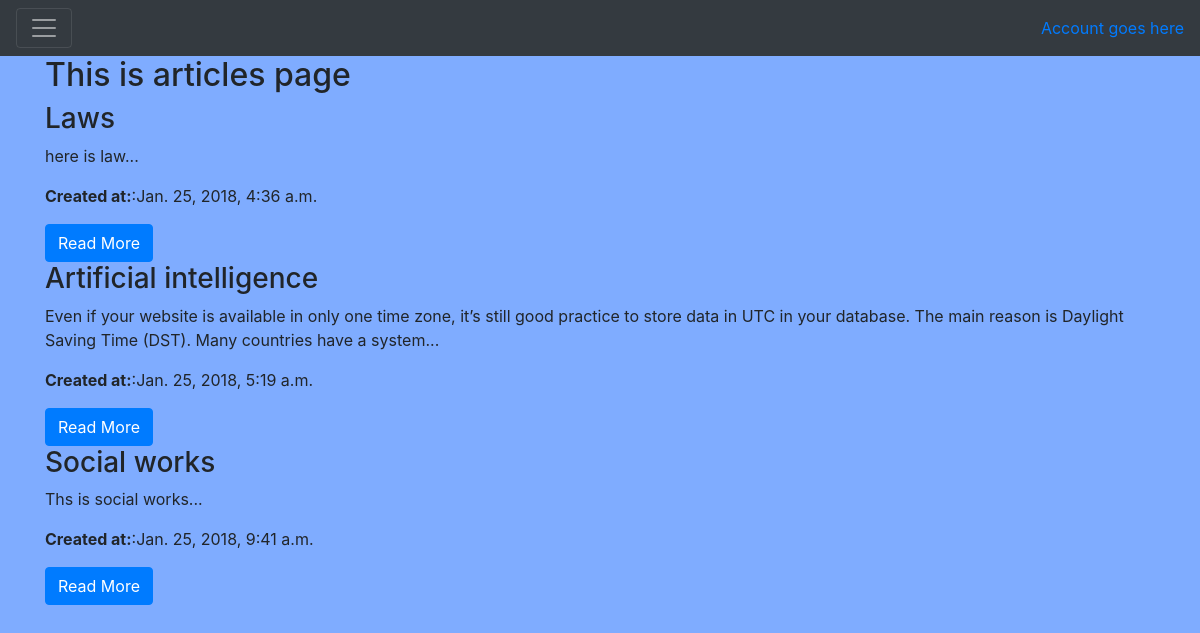
The app's page /articles/ with its own data.
### articlesapp/models.py (models this page shows, shortened)
class Article(models.Model):
    title = models.CharField(max_length=100)
    slug = models.SlugField()
    body = models.TextField()
    date = models.DateTimeField(auto_now_add = True)
    def snippets(self):
        return self.body[:200] + '...'

### articlesapp/views.py (the view)
# urls.py: path('', articles_views.articleslist, name="articleslist"),
def articleslist(request):
    articles = Article.objects.all().order_by('date')
    return render(request,'articlesapp/articleslist.html',{'articles':articles})

### articlesapp/templates/articlesapp/articleslist.html (shortened to what this page needs)
{% extends 'base.html' %}
{% block body %}
    <h2>This is articles page</h2>
    {% for article in articles %}
        <h3>{{ article.title }}</h3>
        <p>{{ article.snippets }}</p>
        <p><strong>Created at:</strong>:{{ article.date }}</p>
        <a name="" id="" class="btn btn-primary" href="{% url 'articlesdetails' slug=article.slug %}" role="button">Read More</a>
    {% endfor %}
{% endblock body %}

### pagesapp/templates/base.html (shortened to what this page needs)
<!doctype html>
<html lang="en">
  <head>
    <link rel="stylesheet" href="https://maxcdn.bootstrapcdn.com/bootstrap/4.0.0/css/bootstrap.min.css">
    {% load static %}
    <link rel="stylesheet" href="{% static 'pagesapp/styles.css' %}">
  </head>
  <body>
        <div class="pos-f-t">
                <nav class="navbar navbar-dark bg-dark">
                  <button class="navbar-toggler" type="button" data-toggle="collapse" data-target="#navbarToggleExternalContent" aria-controls="navbarToggleExternalContent" aria-expanded="false" aria-label="Toggle navigation">
                    <span class="navbar-toggler-icon"></span>
                  </button>
                  <a href="">Account goes here</a>
                </nav>
        </div>
        <div class="container">
                {% block body %}
                {% endblock body %}
        </div>
  </body>
</html>

### pagesapp/static/pagesapp/styles.css (style rules this page uses)
body { background-color: rgb(127, 172, 255); }

### records on screen
Article: title "Laws", snippets "here is law...", date "Jan. 25, 2018, 4:36 a.m."
Article: title "Artificial intelligence", snippets "Even if your website is available in only one time zone, it’s still good practice to store data in UTC in your database. The main reason is Daylight Saving Time (DST). Many countries have a system...", date "Jan. 25, 2018, 5:19 a.m."
Article: title "Social works", snippets "Ths is social works...", date "Jan. 25, 2018, 9:41 a.m."
